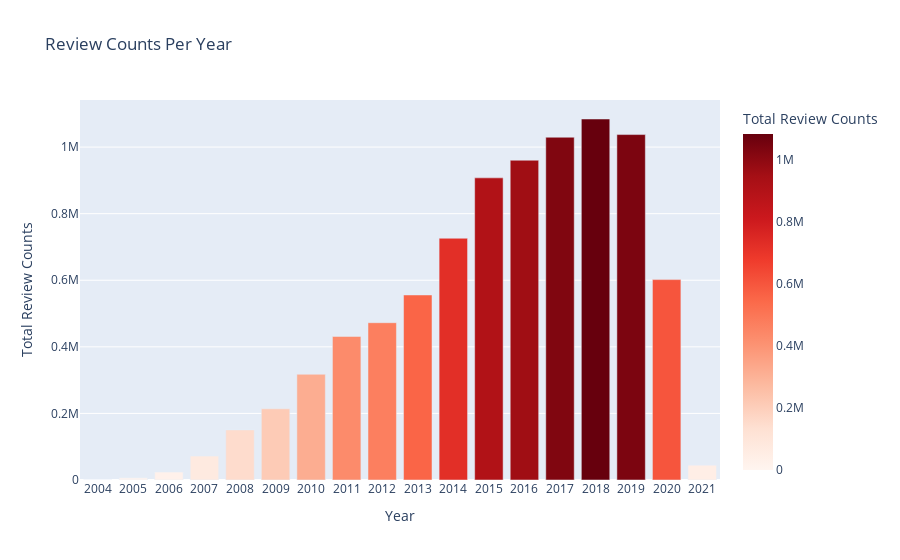

Notebook source saved alongside this figure:
### Code cell
fig = px.bar(data_review1, x="year",y="counts",title = "Review Counts Per Year",color="counts",
            color_continuous_scale=px.colors.sequential.Reds,
            labels=dict(counts="Total Review Counts", year="Year"))
fig.show()

### Figure 1 — Plotly figure (JSON) as saved in the notebook; plotly's stock layout.template omitted (floating-point values rounded to 4 significant figures)
{"data": [{"alignmentgroup": "True", "hovertemplate": "Year=%{x}<br>Total Review Counts=%{marker.color}<extra></extra>", "legendgroup": "", "marker": {"color": [52, 6439, 23819, 71916, 150436, 213797, 317583, 431192, 472441, 555740, 726119, 907529, 960527, 1029557, 1084335, 1037569, 601891, 44461], "coloraxis": "coloraxis"}, "name": "", "offsetgroup": "", "orientation": "v", "showlegend": false, "textposition": "auto", "type": "bar", "x": ["2004", "2005", "2006", "2007", "2008", "2009", "2010", "2011", "2012", "2013", "2014", "2015", "2016", "2017", "2018", "2019", "2020", "2021"], "xaxis": "x", "y": [52, 6439, 23819, 71916, 150436, 213797, 317583, 431192, 472441, 555740, 726119, 907529, 960527, 1029557, 1084335, 1037569, 601891, 44461], "yaxis": "y"}], "layout": {"barmode": "relative", "coloraxis": {"colorbar": {"title": {"text": "Total Review Counts"}}, "colorscale": [[0, "rgb(255,245,240)"], [0.125, "rgb(254,224,210)"], [0.25, "rgb(252,187,161)"], [0.375, "rgb(252,146,114)"], [0.5, "rgb(251,106,74)"], [0.625, "rgb(239,59,44)"], [0.75, "rgb(203,24,29)"], [0.875, "rgb(165,15,21)"], [1, "rgb(103,0,13)"]]}, "legend": {"tracegroupgap": 0}, "title": {"text": "Review Counts Per Year"}, "xaxis": {"anchor": "y", "domain": [0, 1], "title": {"text": "Year"}}, "yaxis": {"anchor": "x", "domain": [0, 1], "title": {"text": "Total Review Counts"}}}}
